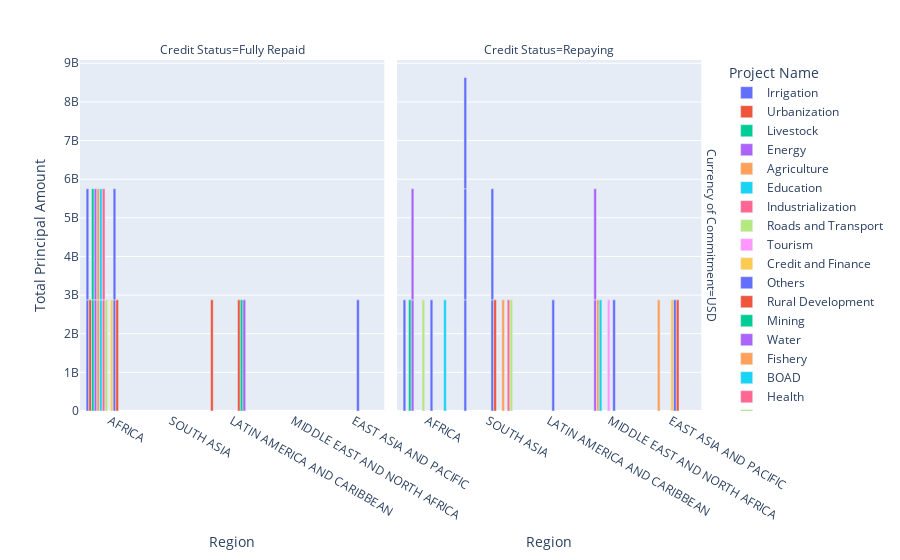

Notebook cell for this chart:
### Markdown cell above
#### A Faceted Barplot of Borrowed Fund against Project Type(Here as 'Project Name')

### Code cell
import plotly.express as px
fig = px.bar(df_head, x="Region", y="Total Principal Amount", 
             color="Project Name", barmode="group",
             facet_row="Currency of Commitment", 
             facet_col="Credit Status",
             )
fig.show()

### Figure 1 — Plotly figure (JSON) as saved in the notebook; plotly's stock layout.template omitted (floating-point values rounded to 4 significant figures)
{"data": [{"alignmentgroup": "True", "hovertemplate": "Project Name=Irrigation<br>Currency of Commitment=USD<br>Credit Status=Fully Repaid<br>Region=%{x}<br>Total Principal Amount=%{y}<extra></extra>", "legendgroup": "Irrigation", "marker": {"color": "#636efa"}, "name": "Irrigation", "offsetgroup": "Irrigation", "orientation": "v", "showlegend": true, "textposition": "auto", "type": "bar", "x": ["AFRICA", "AFRICA"], "xaxis": "x", "y": [2877000000.0, 2877000000.0], "yaxis": "y"}, {"alignmentgroup": "True", "hovertemplate": "Project Name=Irrigation<br>Currency of Commitment=USD<br>Credit Status=Repaying<br>Region=%{x}<br>Total Principal Amount=%{y}<extra></extra>", "legendgroup": "Irrigation", "marker": {"color": "#636efa"}, "name": "Irrigation", "offsetgroup": "Irrigation", "orientation": "v", "showlegend": false, "textposition": "auto", "type": "bar", "x": ["SOUTH ASIA", "SOUTH ASIA", "AFRICA", "SOUTH ASIA"], "xaxis": "x2", "y": [2877000000.0, 2877000000.0, 2877000000.0, 2877000000.0], "yaxis": "y2"}, {"alignmentgroup": "True", "hovertemplate": "Project Name=Urbanization<br>Currency of Commitment=USD<br>Credit Status=Fully Repaid<br>Region=%{x}<br>Total Principal Amount=%{y}<extra></extra>", "legendgroup": "Urbanization", "marker": {"color": "#EF553B"}, "name": "Urbanization", "offsetgroup": "Urbanization", "orientation": "v", "showlegend": true, "textposition": "auto", "type": "bar", "x": ["AFRICA", "LATIN AMERICA AND CARIBBEAN"], "xaxis": "x", "y": [2877000000.0, 2877000000.0], "yaxis": "y"}, {"alignmentgroup": "True", "hovertemplate": "Project Name=Livestock<br>Currency of Commitment=USD<br>Credit Status=Fully Repaid<br>Region=%{x}<br>Total Principal Amount=%{y}<extra></extra>", "legendgroup": "Livestock", "marker": {"color": "#00cc96"}, "name": "Livestock", "offsetgroup": "Livestock", "orientation": "v", "showlegend": true, "textposition": "auto", "type": "bar", "x": ["AFRICA", "AFRICA"], "xaxis": "x", "y": [2877000000.0, 2877000000.0], "yaxis": "y"}, {"alignmentgroup": "True", "hovertemplate": "Project Name=Livestock<br>Currency of Commitment=USD<br>Credit Status=Repaying<br>Region=%{x}<br>Total Principal Amount=%{y}<extra></extra>", "legendgroup": "Livestock", "marker": {"color": "#00cc96"}, "name": "Livestock", "offsetgroup": "Livestock", "orientation": "v", "showlegend": false, "textposition": "auto", "type": "bar", "x": ["AFRICA"], "xaxis": "x2", "y": [2877000000.0], "yaxis": "y2"}, {"alignmentgroup": "True", "hovertemplate": "Project Name=Energy<br>Currency of Commitment=USD<br>Credit Status=Fully Repaid<br>Region=%{x}<br>Total Principal Amount=%{y}<extra></extra>", "legendgroup": "Energy", "marker": {"color": "#ab63fa"}, "name": "Energy", "offsetgroup": "Energy", "orientation": "v", "showlegend": true, "textposition": "auto", "type": "bar", "x": ["AFRICA", "AFRICA"], "xaxis": "x", "y": [2877000000.0, 2877000000.0], "yaxis": "y"}, {"alignmentgroup": "True", "hovertemplate": "Project Name=Energy<br>Currency of Commitment=USD<br>Credit Status=Repaying<br>Region=%{x}<br>Total Principal Amount=%{y}<extra></extra>", "legendgroup": "Energy", "marker": {"color": "#ab63fa"}, "name": "Energy", "offsetgroup": "Energy", "orientation": "v", "showlegend": false, "textposition": "auto", "type": "bar", "x": ["MIDDLE EAST AND NORTH AFRICA", "AFRICA", "MIDDLE EAST AND NORTH AFRICA", "AFRICA"], "xaxis": "x2", "y": [2877000000.0, 2877000000.0, 2877000000.0, 2877000000.0], "yaxis": "y2"}, {"alignmentgroup": "True", "hovertemplate": "Project Name=Agriculture<br>Currency of Commitment=USD<br>Credit Status=Fully Repaid<br>Region=%{x}<br>Total Principal Amount=%{y}<extra></extra>", "legendgroup": "Agriculture", "marker": {"color": "#FFA15A"}, "name": "Agriculture", "offsetgroup": "Agriculture", "orientation": "v", "showlegend": true, "textposition": "auto", "type": "bar", "x": ["AFRICA", "AFRICA"], "xaxis": "x", "y": [2877000000.0, 2877000000.0], "yaxis": "y"}, {"alignmentgroup": "True", "hovertemplate": "Project Name=Agriculture<br>Currency of Commitment=USD<br>Credit Status=Repaying<br>Region=%{x}<br>Total Principal Amount=%{y}<extra></extra>", "legendgroup": "Agriculture", "marker": {"color": "#FFA15A"}, "name": "Agriculture", "offsetgroup": "Agriculture", "orientation": "v", "showlegend": false, "textposition": "auto", "type": "bar", "x": ["EAST ASIA AND PACIFIC", "MIDDLE EAST AND NORTH AFRICA"], "xaxis": "x2", "y": [2877000000.0, 2877000000.0], "yaxis": "y2"}, {"alignmentgroup": "True", "hovertemplate": "Project Name=Education<br>Currency of Commitment=USD<br>Credit Status=Fully Repaid<br>Region=%{x}<br>Total Principal Amount=%{y}<extra></extra>", "legendgroup": "Education", "marker": {"color": "#19d3f3"}, "name": "Education", "offsetgroup": "Education", "orientation": "v", "showlegend": true, "textposition": "auto", "type": "bar", "x": ["AFRICA", "AFRICA"], "xaxis": "x", "y": [2877000000.0, 2877000000.0], "yaxis": "y"}, {"alignmentgroup": "True", "hovertemplate": "Project Name=Education<br>Currency of Commitment=USD<br>Credit Status=Repaying<br>Region=%{x}<br>Total Principal Amount=%{y}<extra></extra>", "legendgroup": "Education", "marker": {"color": "#19d3f3"}, "name": "Education", "offsetgroup": "Education", "orientation": "v", "showlegend": false, "textposition": "auto", "type": "bar", "x": ["MIDDLE EAST AND NORTH AFRICA"], "xaxis": "x2", "y": [2877000000.0], "yaxis": "y2"}, {"alignmentgroup": "True", "hovertemplate": "Project Name=Industrialization<br>Currency of Commitment=USD<br>Credit Status=Fully Repaid<br>Region=%{x}<br>Total Principal Amount=%{y}<extra></extra>", "legendgroup": "Industrialization", "marker": {"color": "#FF6692"}, "name": "Industrialization", "offsetgroup": "Industrialization", "orientation": "v", "showlegend": true, "textposition": "auto", "type": "bar", "x": ["AFRICA", "AFRICA"], "xaxis": "x", "y": [2877000000.0, 2877000000.0], "yaxis": "y"}, {"alignmentgroup": "True", "hovertemplate": "Project Name=Roads and Transport<br>Currency of Commitment=USD<br>Credit Status=Fully Repaid<br>Region=%{x}<br>Total Principal Amount=%{y}<extra></extra>", "legendgroup": "Roads and Transport", "marker": {"color": "#B6E880"}, "name": "Roads and Transport", "offsetgroup": "Roads and Transport", "orientation": "v", "showlegend": true, "textposition": "auto", "type": "bar", "x": ["AFRICA"], "xaxis": "x", "y": [2877000000.0], "yaxis": "y"}, {"alignmentgroup": "True", "hovertemplate": "Project Name=Roads and Transport<br>Currency of Commitment=USD<br>Credit Status=Repaying<br>Region=%{x}<br>Total Principal Amount=%{y}<extra></extra>", "legendgroup": "Roads and Transport", "marker": {"color": "#B6E880"}, "name": "Roads and Transport", "offsetgroup": "Roads and Transport", "orientation": "v", "showlegend": false, "textposition": "auto", "type": "bar", "x": ["AFRICA"], "xaxis": "x2", "y": [2877000000.0], "yaxis": "y2"}, {"alignmentgroup": "True", "hovertemplate": "Project Name=Tourism<br>Currency of Commitment=USD<br>Credit Status=Repaying<br>Region=%{x}<br>Total Principal Amount=%{y}<extra></extra>", "legendgroup": "Tourism", "marker": {"color": "#FF97FF"}, "name": "Tourism", "offsetgroup": "Tourism", "orientation": "v", "showlegend": true, "textposition": "auto", "type": "bar", "x": ["MIDDLE EAST AND NORTH AFRICA"], "xaxis": "x2", "y": [2877000000.0], "yaxis": "y2"}, {"alignmentgroup": "True", "hovertemplate": "Project Name=Credit and Finance<br>Currency of Commitment=USD<br>Credit Status=Fully Repaid<br>Region=%{x}<br>Total Principal Amount=%{y}<extra></extra>", "legendgroup": "Credit and Finance", "marker": {"color": "#FECB52"}, "name": "Credit and Finance", "offsetgroup": "Credit and Finance", "orientation": "v", "showlegend": true, "textposition": "auto", "type": "bar", "x": ["AFRICA"], "xaxis": "x", "y": [2877000000.0], "yaxis": "y"}, {"alignmentgroup": "True", "hovertemplate": "Project Name=Credit and Finance<br>Currency of Commitment=USD<br>Credit Status=Repaying<br>Region=%{x}<br>Total Principal Amount=%{y}<extra></extra>", "legendgroup": "Credit and Finance", "marker": {"color": "#FECB52"}, "name": "Credit and Finance", "offsetgroup": "Credit and Finance", "orientation": "v", "showlegend": false, "textposition": "auto", "type": "bar", "x": ["EAST ASIA AND PACIFIC"], "xaxis": "x2", "y": [2877000000.0], "yaxis": "y2"}, {"alignmentgroup": "True", "hovertemplate": "Project Name=Others<br>Currency of Commitment=USD<br>Credit Status=Fully Repaid<br>Region=%{x}<br>Total Principal Amount=%{y}<extra></extra>", "legendgroup": "Others", "marker": {"color": "#636efa"}, "name": "Others", "offsetgroup": "Others", "orientation": "v", "showlegend": true, "textposition": "auto", "type": "bar", "x": ["EAST ASIA AND PACIFIC", "AFRICA", "AFRICA"], "xaxis": "x", "y": [2877000000.0, 2877000000.0, 2877000000.0], "yaxis": "y"}, {"alignmentgroup": "True", "hovertemplate": "Project Name=Others<br>Currency of Commitment=USD<br>Credit Status=Repaying<br>Region=%{x}<br>Total Principal Amount=%{y}<extra></extra>", "legendgroup": "Others", "marker": {"color": "#636efa"}, "name": "Others", "offsetgroup": "Others", "orientation": "v", "showlegend": false, "textposition": "auto", "type": "bar", "x": ["EAST ASIA AND PACIFIC", "LATIN AMERICA AND CARIBBEAN", "AFRICA", "SOUTH ASIA", "MIDDLE EAST AND NORTH AFRICA", "SOUTH ASIA"], "xaxis": "x2", "y": [2877000000.0, 2877000000.0, 2877000000.0, 2877000000.0, 2877000000.0, 2877000000.0], "yaxis": "y2"}, {"alignmentgroup": "True", "hovertemplate": "Project Name=Rural Development<br>Currency of Commitment=USD<br>Credit Status=Fully Repaid<br>Region=%{x}<br>Total Principal Amount=%{y}<extra></extra>", "legendgroup": "Rural Development", "marker": {"color": "#EF553B"}, "name": "Rural Development", "offsetgroup": "Rural Development", "orientation": "v", "showlegend": true, "textposition": "auto", "type": "bar", "x": ["LATIN AMERICA AND CARIBBEAN", "AFRICA"], "xaxis": "x", "y": [2877000000.0, 2877000000.0], "yaxis": "y"}, {"alignmentgroup": "True", "hovertemplate": "Project Name=Rural Development<br>Currency of Commitment=USD<br>Credit Status=Repaying<br>Region=%{x}<br>Total Principal Amount=%{y}<extra></extra>", "legendgroup": "Rural Development", "marker": {"color": "#EF553B"}, "name": "Rural Development", "offsetgroup": "Rural Development", "orientation": "v", "showlegend": false, "textposition": "auto", "type": "bar", "x": ["SOUTH ASIA", "EAST ASIA AND PACIFIC"], "xaxis": "x2", "y": [2877000000.0, 2877000000.0], "yaxis": "y2"}, {"alignmentgroup": "True", "hovertemplate": "Project Name=Mining<br>Currency of Commitment=USD<br>Credit Status=Fully Repaid<br>Region=%{x}<br>Total Principal Amount=%{y}<extra></extra>", "legendgroup": "Mining", "marker": {"color": "#00cc96"}, "name": "Mining", "offsetgroup": "Mining", "orientation": "v", "showlegend": true, "textposition": "auto", "type": "bar", "x": ["LATIN AMERICA AND CARIBBEAN"], "xaxis": "x", "y": [2877000000.0], "yaxis": "y"}, {"alignmentgroup": "True", "hovertemplate": "Project Name=Water<br>Currency of Commitment=USD<br>Credit Status=Fully Repaid<br>Region=%{x}<br>Total Principal Amount=%{y}<extra></extra>", "legendgroup": "Water", "marker": {"color": "#ab63fa"}, "name": "Water", "offsetgroup": "Water", "orientation": "v", "showlegend": true, "textposition": "auto", "type": "bar", "x": ["LATIN AMERICA AND CARIBBEAN"], "xaxis": "x", "y": [2877000000.0], "yaxis": "y"}, {"alignmentgroup": "True", "hovertemplate": "Project Name=Fishery<br>Currency of Commitment=USD<br>Credit Status=Repaying<br>Region=%{x}<br>Total Principal Amount=%{y}<extra></extra>", "legendgroup": "Fishery", "marker": {"color": "#FFA15A"}, "name": "Fishery", "offsetgroup": "Fishery", "orientation": "v", "showlegend": true, "textposition": "auto", "type": "bar", "x": ["SOUTH ASIA"], "xaxis": "x2", "y": [2877000000.0], "yaxis": "y2"}, {"alignmentgroup": "True", "hovertemplate": "Project Name=BOAD<br>Currency of Commitment=USD<br>Credit Status=Repaying<br>Region=%{x}<br>Total Principal Amount=%{y}<extra></extra>", "legendgroup": "BOAD", "marker": {"color": "#19d3f3"}, "name": "BOAD", "offsetgroup": "BOAD", "orientation": "v", "showlegend": true, "textposition": "auto", "type": "bar", "x": ["AFRICA"], "xaxis": "x2", "y": [2877000000.0], "yaxis": "y2"}, {"alignmentgroup": "True", "hovertemplate": "Project Name=Health<br>Currency of Commitment=USD<br>Credit Status=Repaying<br>Region=%{x}<br>Total Principal Amount=%{y}<extra></extra>", "legendgroup": "Health", "marker": {"color": "#FF6692"}, "name": "Health", "offsetgroup": "Health", "orientation": "v", "showlegend": true, "textposition": "auto", "type": "bar", "x": ["SOUTH ASIA"], "xaxis": "x2", "y": [2877000000.0], "yaxis": "y2"}, {"alignmentgroup": "True", "hovertemplate": "Project Name=Forests<br>Currency of Commitment=USD<br>Credit Status=Repaying<br>Region=%{x}<br>Total Principal Amount=%{y}<extra></extra>", "legendgroup": "Forests", "marker": {"color": "#B6E880"}, "name": "Forests", "offsetgroup": "Forests", "orientation": "v", "showlegend": true, "textposition": "auto", "type": "bar", "x": ["SOUTH ASIA"], "xaxis": "x2", "y": [2877000000.0], "yaxis": "y2"}], "layout": {"annotations": [{"font": {}, "showarrow": false, "text": "Credit Status=Fully Repaid", "x": 0.24, "xanchor": "center", "xref": "paper", "y": 1, "yanchor": "bottom", "yref": "paper"}, {"font": {}, "showarrow": false, "text": "Credit Status=Repaying", "x": 0.74, "xanchor": "center", "xref": "paper", "y": 1, "yanchor": "bottom", "yref": "paper"}, {"font": {}, "showarrow": false, "text": "Currency of Commitment=USD", "textangle": 90, "x": 0.98, "xanchor": "left", "xref": "paper", "y": 0.5, "yanchor": "middle", "yref": "paper"}], "barmode": "group", "legend": {"title": {"text": "Project Name"}, "tracegroupgap": 0}, "margin": {"t": 60}, "xaxis": {"anchor": "y", "domain": [0, 0.48], "title": {"text": "Region"}}, "xaxis2": {"anchor": "y2", "domain": [0.5, 0.98], "matches": "x", "title": {"text": "Region"}}, "yaxis": {"anchor": "x", "domain": [0, 1], "title": {"text": "Total Principal Amount"}}, "yaxis2": {"anchor": "x2", "domain": [0, 1], "matches": "y", "showticklabels": false}}}
